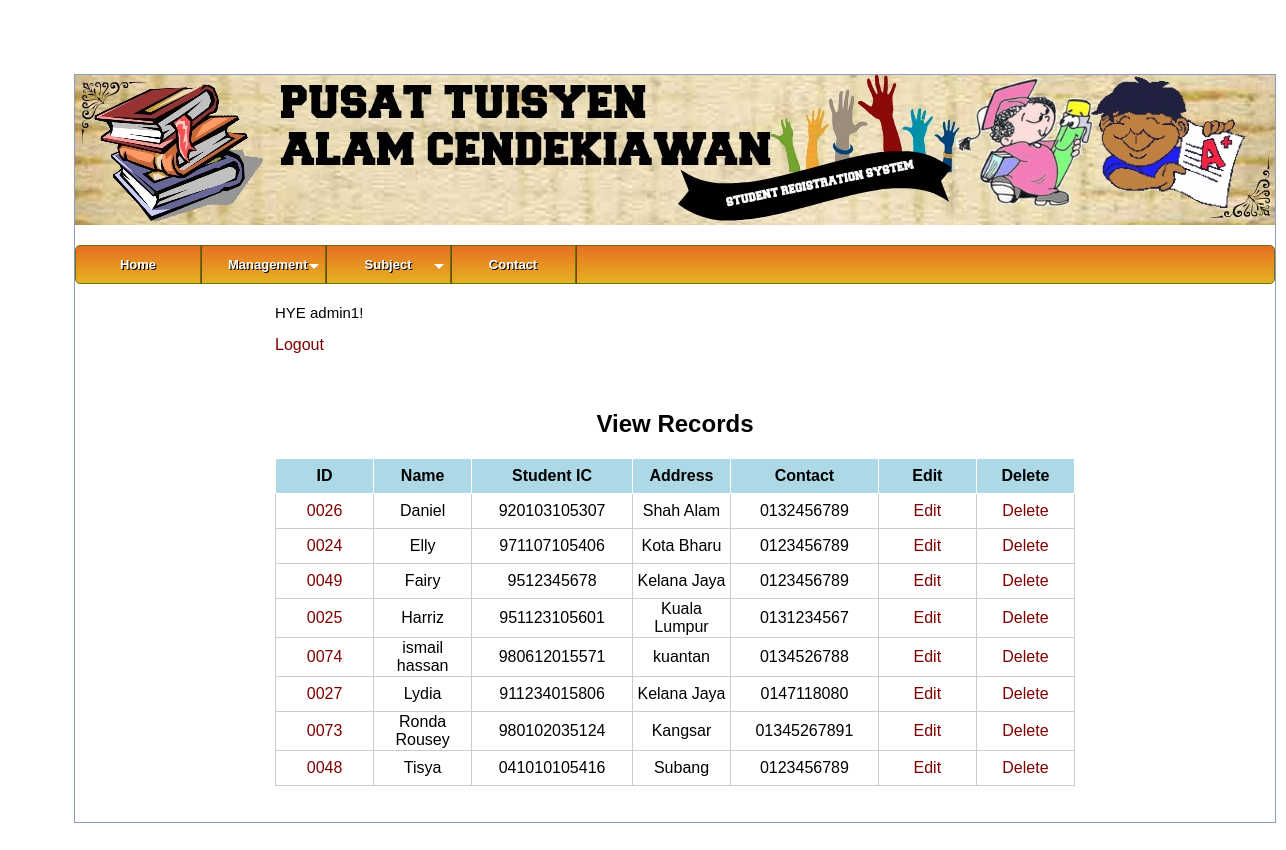
/view.php (signed in), run on the app's committed database.
### tables this page shows
CREATE TABLE `student` (
  `stu_id` int(50) NOT NULL,
  `name` varchar(100) NOT NULL,
  `stu_ic` varchar(14) NOT NULL,
  `address` varchar(250) NOT NULL,
  `contact` varchar(16) NOT NULL
);

### view.php (the view, shortened to what this page needs)
<?php
require('db.php');
include("auth.php");  ?>
<!DOCTYPE html>
<html>
<head>
<link rel = "stylesheet" type = "text/css" href = "css/cssmenu.css">
<link rel="stylesheet" href="css/style.css" />
<link rel="stylesheet" href="css/table.css" />
</head>
<body>
			<div id='body_wrapper'>
			<div id='header'></div>
			<div id='cssmenu'>
<ul>
   <li><a href='index.php'><span>Home</span></a></li>
   <?php
   if($_SESSION['username']==='admin1'){
   	echo "<li class='has-sub'><a href='#'><span>Management </span></a>
      <ul>
         <li><a href='insert.php'><span>Register</span></a></li>
         <li class='last'><a href='view.php'><span>Record List</span></a></li>
      </ul>
   </li>
   <li class='has-sub'><a href='#'><span>Subject</span></a>
	<ul>
		<li><a href='add subject.php'><span>Register New Subject</span></a></li>
		<li class='last'><a href='subject.php'><span>Subject List</span></a></li>
	</ul>
	</li>
   ";
   }
   else{
   	echo "<li><a href='edit.php?id=".$_SESSION['id']."'><span>Subject </span></a></li>
   <li><a href='referrer.php?id=".$_SESSION['id']."'><span>Record</span></a></li>
   ";
   }
   ?>
   <li><a href='contact.php'><span>Contact</span></a></li>
</ul></div>
<div class="form">
<p>HYE <?php echo $_SESSION['username']; ?>!</p>
<a href="logout.php">Logout</a>
<center>
<br>
<br>
<div class="form">
<h2>View Records</h2>
<table width="100%" border="1" style="border-collapse:collapse;">
<thead>
<tr>
<th><strong>ID</strong></th>
<th><strong>Name</strong></th>
<th><strong>Student IC</strong></th>
<th><strong>Address</strong></th>
<th><strong>Contact</strong></th>
<th><strong>Edit</strong></th>
<th><strong>Delete</strong></th>
</tr>
</thead>
<tbody>
<?php
$count=1;
$sel_query="Select * from student ORDER BY name";
$result = mysqli_query($connection, $sel_query);
while($row = mysqli_fetch_assoc($result)) {
?>
<tr>
<td align="center"><a href="referrer.php?id=<?php echo str_pad($row["stu_id"], 4, "0", STR_PAD_LEFT); ?>"/><?php echo str_pad($row["stu_id"], 4, "0", STR_PAD_LEFT); ?></td>
<td align="center"><?php echo $row["name"]; ?></td>
<td align="center"><?php echo $row["stu_ic"]; ?></td>
<td align="center"><?php echo $row["address"]; ?></td>
<td align="center"><?php echo $row["contact"]; ?></td>
<td align="center"><a href="edit.php?id=<?php echo $row["stu_id"]; ?>">Edit</a></td>
<td align="center"><a href="delete.php?id=<?php echo $row["stu_id"]; ?>">Delete</a></td></tr>
<?php $count++; } ?>
</tbody>
</table>
</div>
</div>
<br>
<br>
</body>
</html>

### css/cssmenu.css (style rules this page uses)
#cssmenu { height:37px; display:block; padding:0; border:1px solid; border-radius:5px; margin-top: 20px; margin-right: auto; margin-bottom: 20px; margin-left: auto; }
#cssmenu > ul { list-style:inside none; padding:0; margin:0; }
#cssmenu > ul > li { list-style:inside none; padding:0; margin:0; float:left; display:block; position:relative; }
#cssmenu > ul > li > a { outline:none; display:block; position:relative; padding:12px 27px; font:bold 13px/100% Arial, Helvetica, sans-serif; text-align:center; text-decoration:none; text-shadow:1px 1px 0 rgba(0,0,0, 1); width:70px; }
#cssmenu > ul > li:first-child > a { border-radius:5px 0 0 5px; }
#cssmenu > ul > li > a:after { content:''; position:absolute; border-right:1px solid; top:-1px; bottom:-1px; right:-2px; z-index:99; }
#cssmenu > ul > li.has-sub > a:before { content:''; position:absolute; top:18px; right:6px; border:5px solid transparent; border-top:5px solid #fff; }
#cssmenu, #cssmenu > ul > li > ul > li a:hover { background:#7a420d; background:-moz-linear-gradient(top, #e67022 0%, #e6b122 100%); background:-webkit-gradient(linear, left top, left bottom, color-stop(0%,#FFEE4D), color-stop(100%,#e6b122)); background:-webkit-linear-gradient(top, #e67022 0%,#e6b122 100%); background:-o-linear-gradient(top, #e67022 0%,#e6b122 100%); background:-ms-linear-gradient(top, #e67022 0%,#e6b122 100%); background:linear-gradient(top, #e67022 0%,#e6b122 100%); filter:progid:DXImageTransform.Microsoft.gradient( startColorstr='#F8EC14', endColorstr='#0FEC6C',GradientType=0 ); }
#cssmenu { border-color:#647306; }
#cssmenu > ul > li > a { border-right:1px solid #647306; color:#fff; }
#cssmenu > ul > li > a:after { border-color:#7a420d; }
a:link { text-decoration:none; color:#FC3 }

### css/style.css (style rules this page uses)
body { font-family:Arial, Sans-Serif; }
a { color:#800000; text-decoration:none; }
.form { width: 800px; margin: 0 auto; }

### css/table.css (style rules this page uses)
td, th { width: 4rem; height: 2rem; border: 1px solid #ccc; text-align: center; }
th { background: lightblue; border-color: white; }
body { padding: 1rem; }

### view.php (style rules this page uses)
#body_wrapper { background-color: white; width: 1200px; margin: 50px; border:1px solid #8b9dc3 }
#header { background-image: url("img/header.jpg"); width:1200px; height:150px; }
p { font-size: 15px; }

### data on the page
student: stu_id "0026", name "Daniel", stu_ic "920103105307", address "Shah Alam", contact "0132456789"
student: stu_id "0024", name "Elly", stu_ic "971107105406", address "Kota Bharu", contact "0123456789"
student: stu_id "0049", name "Fairy", stu_ic "9512345678", address "Kelana Jaya", contact "0123456789"
student: stu_id "0025", name "Harriz", stu_ic "951123105601", address "Kuala Lumpur", contact "0131234567"
student: stu_id "0074", name "ismail hassan", stu_ic "980612015571", address "kuantan", contact "0134526788"
student: stu_id "0027", name "Lydia", stu_ic "911234015806", address "Kelana Jaya", contact "0147118080"
student: stu_id "0073", name "Ronda Rousey", stu_ic "980102035124", address "Kangsar", contact "01345267891"
student: stu_id "0048", name "Tisya", stu_ic "041010105416", address "Subang", contact "0123456789"

### other printed values
$_SESSION['username'] "admin1"
